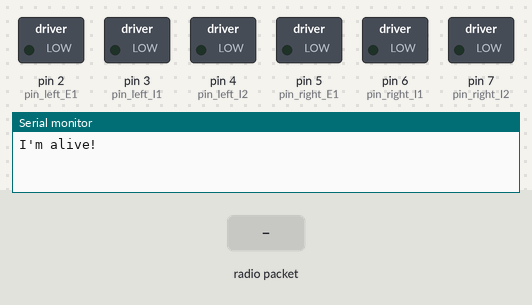
The sketch below on a simulated Arduino Uno, built with avr-gcc and run on an emulated ATmega328P. Parts: switched loads named in the sketch (green lamp = pin HIGH), the last lines printed to the serial monitor. Inputs (shaded band) come from the test bench. No radio packets arrive unless stated.

Above: at 1.2 s.
1.3 s: radio packet "f" arrives
At 2.3 s:
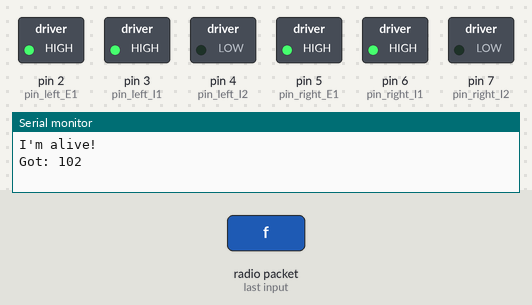
2.8 s: radio packet "b" arrives
At 3.5 s:
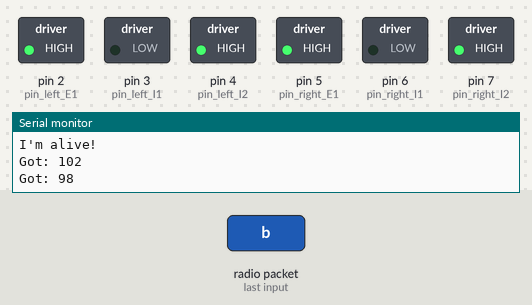
4.3 s: radio packet "l" arrives
At 4.6 s:
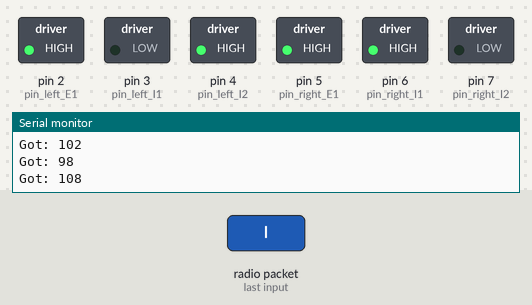
5.8 s: radio packet "r" arrives
At 6.9 s:
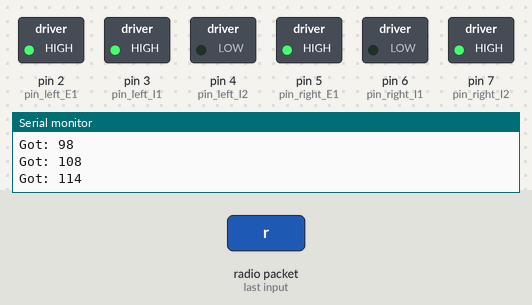
7.3 s: radio packet "s" arrives
At 8.1 s:
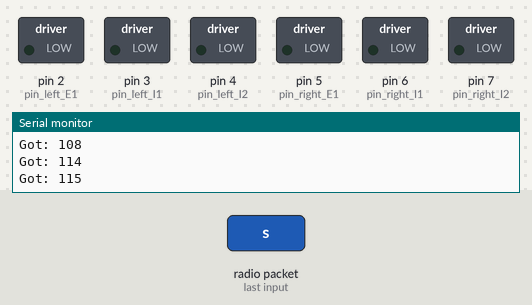
Timing chart, 0 to 9.8 s (numbered marks = the images above; inputs shaded):
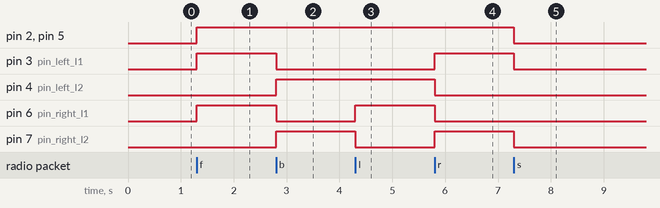

Measured:
- after the input at 1.3 s, pin 2 (pin_left_E1), pin 3 (pin_left_I1), pin 5 (pin_right_E1), pin 6 (pin_right_I1): LOW → HIGH at once
- after the input at 2.8 s, pin 3 (pin_left_I1), pin 6 (pin_right_I1): HIGH → LOW at once; pin 4 (pin_left_I2), pin 7 (pin_right_I2): LOW → HIGH at once
- after the input at 4.3 s, pin 6 (pin_right_I1): LOW → HIGH at once; pin 7 (pin_right_I2): HIGH → LOW at once
- after the input at 5.8 s, pin 3 (pin_left_I1), pin 7 (pin_right_I2): LOW → HIGH at once; pin 4 (pin_left_I2), pin 6 (pin_right_I1): HIGH → LOW at once
- after the input at 7.3 s, pin 2 (pin_left_E1), pin 3 (pin_left_I1), pin 5 (pin_right_E1), pin 7 (pin_right_I2): HIGH → LOW at once

The sketch:

Receiver.ino
```cpp
#include <VirtualWire.h>

int pin_left_E1 = 2;
int pin_left_I1 = 3;
int pin_left_I2 = 4; //Gebruikte poorten

int pin_right_E1 = 5;
int pin_right_I1 = 6;
int pin_right_I2 = 7;

int receive_pin = 8;

void setup()
{
  Serial.begin(9600);
  Serial.println("I'm alive!");

  pinMode(pin_left_E1, OUTPUT);
  pinMode(pin_left_I1, OUTPUT);
  pinMode(pin_left_I2, OUTPUT); //Zet de poorten als output

  pinMode(pin_right_E1, OUTPUT);
  pinMode(pin_right_I1, OUTPUT);
  pinMode(pin_right_I2, OUTPUT);

  vw_set_rx_pin(receive_pin); //Stel recieve pin/bitrate in en start communicatie
  vw_setup(9600);

  vw_rx_start();
}

void loop()
{
  uint8_t buf[VW_MAX_MESSAGE_LEN];
  uint8_t buflen = VW_MAX_MESSAGE_LEN;

  if (vw_get_message(buf, &buflen)) //Ontvanging bericht
  {
    int i;
    Serial.print("Got: "); //

    for (i = 0; i < buflen; i++)
    {
      switch(buf[i]) //
      {
        case 'f': Forward(); break;
        case 'b': Backward(); break;
        case 'l': TurnLeft(); break;
        case 'r': TurnRight(); break;
        case 's': Stop(); break;
      }
      Serial.print(buf[i]);
      Serial.print(' ');
    }
    Serial.println();
  }
}

void updateMotors(int Mleft, int Mright) //Methode om de motoren aan te zetten adhv. de parameters (1 = vooruit, 0 = stop, -1 = achteruit)
{
  switch(Mleft)
  {
    case 1: digitalWrite(pin_left_E1, HIGH); digitalWrite(pin_left_I1, HIGH); digitalWrite(pin_left_I2, LOW); break;
    case 0: digitalWrite(pin_left_E1, LOW); digitalWrite(pin_left_I1, LOW); digitalWrite(pin_left_I2, LOW); break;
    case -1: digitalWrite(pin_left_E1, HIGH); digitalWrite(pin_left_I1, LOW); digitalWrite(pin_left_I2, HIGH); break;
  }

  switch(Mright)
  {
    case 1: digitalWrite(pin_right_E1, HIGH); digitalWrite(pin_right_I1, HIGH); digitalWrite(pin_right_I2, LOW); break;
    case 0: digitalWrite(pin_right_E1, LOW); digitalWrite(pin_right_I1, LOW); digitalWrite(pin_right_I2, LOW); break;
    case -1: digitalWrite(pin_right_E1, HIGH); digitalWrite(pin_right_I1, LOW); digitalWrite(pin_right_I2, HIGH); break;
  }
}

void TurnRight()
{
  updateMotors(1,-1);
}

void TurnLeft()
{
  updateMotors(-1,1);
}

void Forward()
{
  updateMotors(1,1);
}

void Backward()
{
  updateMotors(-1,-1);
}

void Stop()
{
  updateMotors(0,0);
}
```
